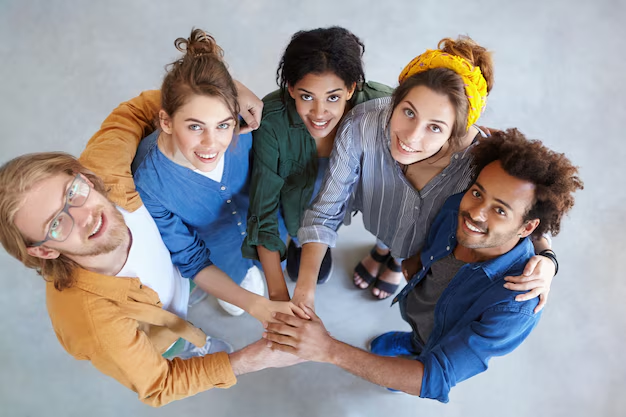
#> input picture Detectores/face_nor/amigos.png, 626 x 417 px
$ python face_cascade.py
#> lines starting #> are read from the running program, lines starting #| are printed output that depends on the picture
import cv2

def draw_found_faces(detected, image, color: tuple):
    for (x, y, width, height) in detected:
        cv2.rectangle(
            image,
            (x, y),
            (x + width, y + height),
            color,
            thickness=2
        )

def filter_overlapping_detections(profiles, faces, overlap_threshold=0.5):
    def compute_overlap(box1, box2):
        x1, y1, w1, h1 = box1
        x2, y2, w2, h2 = box2
        x_overlap = max(0, min(x1 + w1, x2 + w2) - max(x1, x2))
        y_overlap = max(0, min(y1 + h1, y2 + h2) - max(y1, y2))
        overlap_area = x_overlap * y_overlap
        area1 = w1 * h1
        area2 = w2 * h2
        return overlap_area / min(area1, area2)

    return [
        profile for profile in profiles
        if not any(compute_overlap(profile, face) > overlap_threshold for face in faces)
    ]

path_to_image = "face_nor/amigos.png"
original_image = cv2.imread(path_to_image)
#> original_image is the input picture: shape (417, 626, 3); mean B, G, R 149.1, 147.2, 151.4

if original_image is not None:
    image = cv2.cvtColor(original_image, cv2.COLOR_BGR2GRAY)
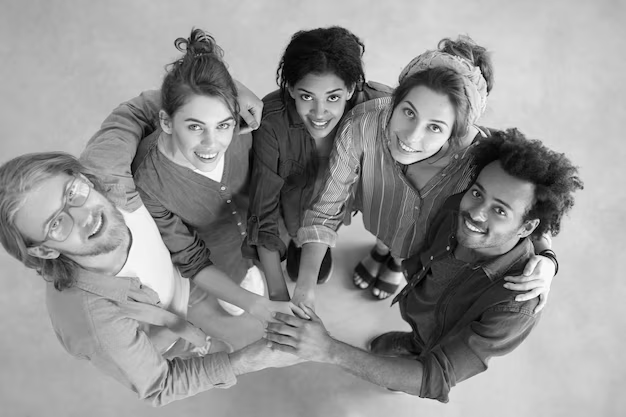
#> image: shape (417, 626); min 0, max 254, mean 148.7

    # Cargar clasificadores Haar
    face_cascade = cv2.CascadeClassifier(cv2.data.haarcascades + "haarcascade_frontalface_default.xml")
    profile_cascade = cv2.CascadeClassifier(cv2.data.haarcascades + "haarcascade_profileface.xml")

    if face_cascade.empty() or profile_cascade.empty():
        print("Error al cargar los clasificadores Haar. Verifica la ruta y archivos.")
        exit()

    # Detectar rostros y perfiles
    detected_faces = face_cascade.detectMultiScale(image=image, scaleFactor=1.1, minNeighbors=5)
#> detected_faces = [[175, 100, 68, 68], [289, 75, 62, 62]]
    detected_profiles = profile_cascade.detectMultiScale(image=image, scaleFactor=1.1, minNeighbors=5)
#> detected_profiles = ()

    # Filtrar perfiles que ya son rostros
    profiles_not_faces = filter_overlapping_detections(detected_profiles, detected_faces)
#> profiles_not_faces = []

    # Dibujar detecciones
    draw_found_faces(detected_faces, original_image, (0, 255, 0))  # Verde para rostros
#> the loop in draw_found_faces, `for (x, y, width, height) in detected:` made 2 passes
    draw_found_faces(profiles_not_faces, original_image, (0, 0, 255))  # Rojo para perfiles

    # Mostrar resultados
    cv2.imshow(f'Detected Faces in {path_to_image}', original_image)
    cv2.waitKey(0)
    cv2.destroyAllWindows()
else:
    print(f'An error occurred while trying to load {path_to_image}')

$ run again, with Detectores/face_nor/Amber.png copied over Detectores/face_nor/amigos.png
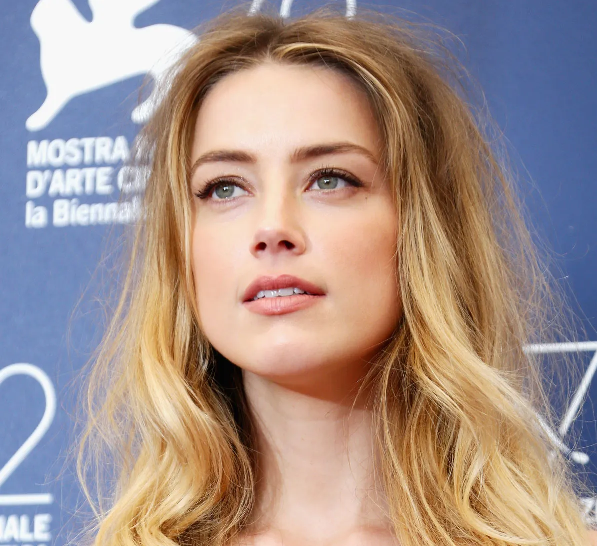
#> input picture Detectores/face_nor/Amber.png, 597 x 546 px
#> original_image is the input picture: shape (546, 597, 3); mean B, G, R 138.8, 145.2, 164.4
#> `image = cv2.cvtColor(original_image, cv2.COLOR_BGR2GRAY)`:
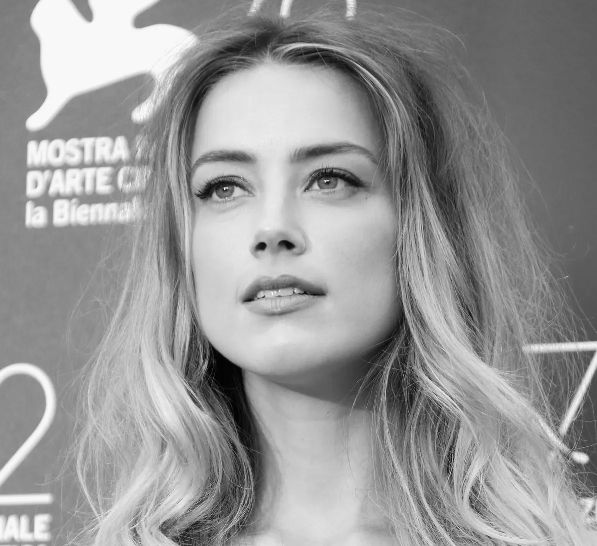
#> image: shape (546, 597); min 1, max 255, mean 150.2
#> detected_faces = [[143, 73, 278, 278]]
#> detected_profiles = [[169, 46, 324, 324]]
#> profiles_not_faces = []
#> the loop in draw_found_faces, `for (x, y, width, height) in detected:` made 1 pass

$ run again, with Detectores/face_nor/Bradd.png copied over Detectores/face_nor/amigos.png
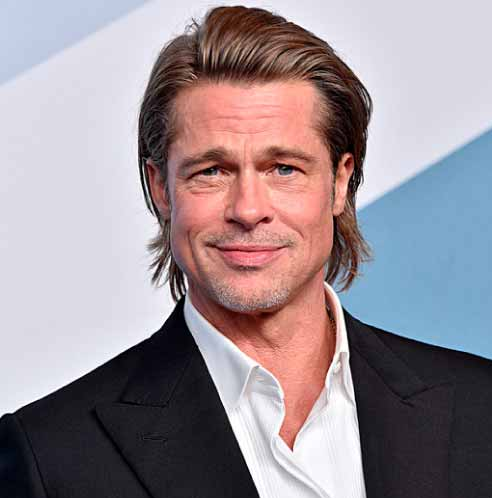
#> input picture Detectores/face_nor/Bradd.png, 492 x 498 px
#> original_image is the input picture: shape (498, 492, 3); mean B, G, R 148.7, 142.1, 154
#> `image = cv2.cvtColor(original_image, cv2.COLOR_BGR2GRAY)`:
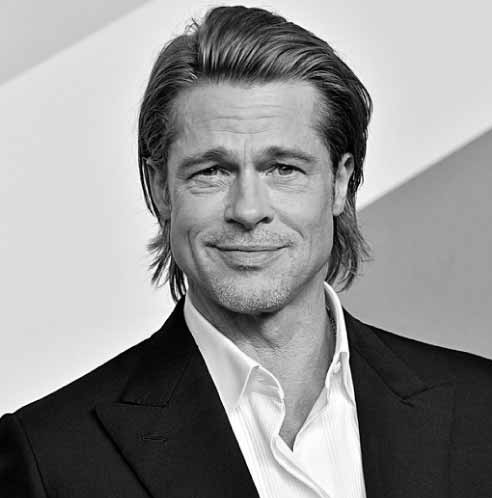
#> image: shape (498, 492); min 0, max 255, mean 146.4
#> detected_faces = [[137, 83, 220, 220]]
#> detected_profiles = [[166, 71, 223, 223]]
#> profiles_not_faces = []
#> the loop in draw_found_faces, `for (x, y, width, height) in detected:` made 1 pass

$ run again, with Detectores/face_nor/entrevista.png copied over Detectores/face_nor/amigos.png
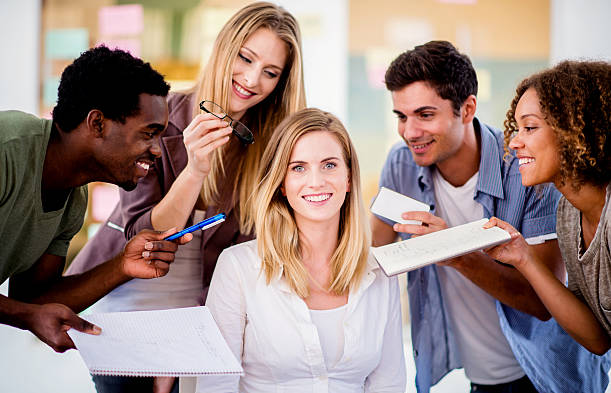
#> input picture Detectores/face_nor/entrevista.png, 611 x 393 px
#> original_image is the input picture: shape (393, 611, 3); mean B, G, R 127.2, 133.1, 155
#> `image = cv2.cvtColor(original_image, cv2.COLOR_BGR2GRAY)`:
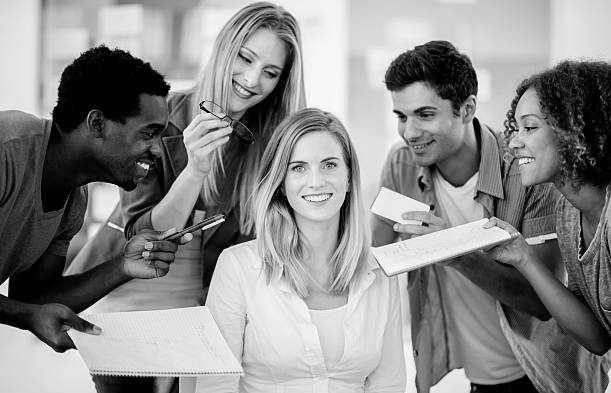
#> image: shape (393, 611); min 0, max 255, mean 139
#> detected_faces = [[379, 87, 75, 75], [273, 135, 81, 81]]
#> detected_profiles = [[493, 93, 82, 82], [376, 67, 109, 109]]
#> profiles_not_faces = [[493, 93, 82, 82]]
#> the loop in draw_found_faces, `for (x, y, width, height) in detected:` made 2 passes
#> the loop in draw_found_faces (call 2), `for (x, y, width, height) in detected:` made 1 pass
#> after the loop in draw_found_faces (call 2), `for (x, y, width, height) in detected:`:
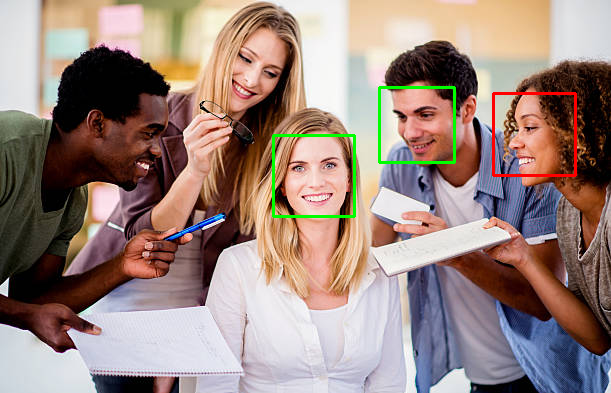
#> image: shape (393, 611, 3); mean B, G, R 126, 133.6, 154.3
